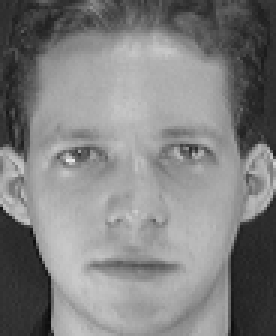
#> input picture ATT dataset/s1/1.pgm, 92 x 112 px (shown 3 times larger); its folder holds 4 pictures in this run
$ jupyter execute --allow-errors increaseradiuslbp.ipynb
#> lines starting #> are read from the running program, lines starting #| are printed output that depends on the picture
[cell 1]
from google.colab import drive
drive.mount('/content/drive', force_remount=True)

[cell 2]
import os
# os.chdir('./drive/MyDrive/project')
print(os.getcwd())  # Print the current working directory
print(os.listdir()) # Print the contents of the current working directory

[cell 3]
'''
https://www.kaggle.com/grfiv4/plot-a-confusion-matrix
'''

# [118 lines left out: functions plot_confusion_matrix, prediction_evaluation, not called in this run]

#Face Detection

[cell 4]
import os
import cv2
import matplotlib.pyplot as plt
import numpy as np
import random
import matplotlib.pyplot as plt
from sklearn.neural_network import MLPClassifier
from sklearn.metrics import roc_curve , det_curve
from glob import glob
from google.colab.patches import cv2_imshow
from skimage.feature import local_binary_pattern
from sklearn.preprocessing import normalize
from sklearn.svm import SVC
from sklearn.metrics import classification_report, accuracy_score, confusion_matrix, ConfusionMatrixDisplay
from sklearn.model_selection import GridSearchCV

[cell 5]
# Pick for face detection
# face_cascade = cv2.CascadeClassifier('lbpcascade_frontalface.xml')
face_cascade = cv2.CascadeClassifier('haarcascade_frontalface_default.xml')

train_path = './drive/MyDrive/encm509/project/ATT dataset'
test_path = './drive/MyDrive/encm509/project/ATT dataset'

#Custom Load Function to load datasets

[cell 6]
def load_images(root_dir, tag):
  size=128 # image size fixed to 128x128
  use_face_detection=False # dont use face detection for this data
  folders = glob(root_dir + '/*')
  # parameter for LBP feature extraction
  radius = 6
  n_points = 10
  # bins for Histogram of LBP
  num_bins = 1024
  # Arrays to return: images and corresponding labels
  images = []
  labels = []
  # For each folder in the Test/Train folder
  for folder in folders:
    label = int(os.path.basename(folder)[1:]) # "s#" = label number
    paths = glob(folder + '/*')
    # [4 lines of commented-out code are left out]
    if tag == "train":
      paths = np.random.choice(paths, size=7, replace=False) # Randomly pick 7 images for training
    elif tag == "test":
      paths = np.random.choice(paths, size=3, replace=False) # Randomly pick 3 images for testing
    # fig, axs = plt.subplots(nrows=1, ncols=len(paths), figsize=(15, 8))
    # For each file/image in s# folder
    for i, path in enumerate(paths):
      img = cv2.imread(path, cv2.IMREAD_GRAYSCALE) # read img as grayscale
      if use_face_detection: # Not needed for ATT dataset as its already cropped to the face
        faces = face_cascade.detectMultiScale(img, scaleFactor=1.01, minNeighbors=5)
        for (x, y, w, h) in faces:
          face_img = img[y:y+h, x:x+w] # crop the detected face
          face_img = cv2.resize(face_img, (size, size))
          face_img = cv2.equalizeHist(face_img)
          face_img = cv2.GaussianBlur(face_img, (3,3), 0)
          face_img = (face_img - np.min(face_img)) / (np.max(face_img) - np.min(face_img))
          lbp = local_binary_pattern(face_img, n_points, radius)
          hist, _ = np.histogram(lbp.ravel(), bins=num_bins, range=(0, num_bins))
          # hist = normalize(hist.reshape(1, -1), norm='l2')
          images.append(hist.flatten())
          labels.append(label)
          # axs[i].imshow(cv2.cvtColor(face_img, cv2.COLOR_BGR2RGB)) **FOR PLOTTING**
          # axs[i].axis('off')
      else: # if not using face detection then just apply pre-procesing to img
        # img = cv2.resize(img ,(1 , len(img)*len(img [0])))
        # img = np.float32(np.array(img)/255.0)
        img = cv2.resize(img, (size, size)) # resize to 128 x 128
        img = cv2.equalizeHist(img) # histogram equalization
        img = cv2.GaussianBlur(img, (3,3), 0) # Gaussian filter
        img = (img - np.min(img)) / (np.max(img) - np.min(img)) # min-max normalization
        lbp = local_binary_pattern(img, n_points, radius) # LBP feature extraction
        hist, _ = np.histogram(lbp.ravel(), bins=num_bins, range=(0, num_bins))
        # hist = normalize(hist.reshape(1, -1), norm='l2')
        # hist = hist.astype("float")
        # hist /= (hist.sum() + 1e-7)
        images.append(hist)
        labels.append(int(label)-1)
        # axs[i].imshow(cv2.cvtColor(img, cv2.COLOR_BGR2RGB)) **FOR PLOTTING**
        # axs[i].axis('off')
  # plt.show()
  return np.array(images), np.array(labels)

# Exploring preprocessing methodology visually

[cell 7]
face_cascade = cv2. CascadeClassifier ('haarcascade_frontalface_default.xml')
paths = glob('ATT dataset/Train/s1/*')

# fig, axs = plt.subplots(nrows=1, ncols=len(paths), figsize=(15, 8))
fig, axs = plt.subplots(nrows=len(paths), ncols=1, figsize=(15, 8))

for i, path in enumerate(paths):
    img = cv2.imread(path, cv2.IMREAD_GRAYSCALE)
#> img is the input picture: shape (112, 92); min 11, max 234, mean 128.3
    faces = face_cascade.detectMultiScale(img, scaleFactor=1.01, minNeighbors=6)
#> faces = [[5, 24, 80, 80]]

    for (x, y, w, h) in faces:
        face_img = img[y:y+h, x:x+w] # crop the detected face
        face_img = cv2.resize(face_img, (128, 128)) # resize to 128x128
        face_img = cv2.equalizeHist(face_img) # histogram equalization
        face_img = cv2.GaussianBlur(face_img, (3,3), 0) # Gaussian filter
        face_img = np.float32(face_img)/255.0 # normalize to 0-1
        face_img = np.reshape(face_img, (1, -1)) # reshape to 1D vector

        axs[i].imshow(cv2.cvtColor(face_img.reshape((128,128)), cv2.COLOR_BGR2RGB))
        axs[i].axis('off')
#> this loop made 1 pass
#> pass 1, `face_img = img[y:y+h, x:x+w]`:
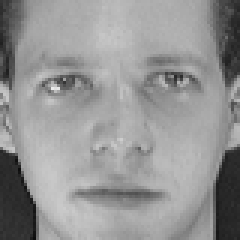
#> face_img: shape (80, 80) (shown 3 times larger); min 12, max 234, mean 148.1
#> pass 1, `face_img = cv2.equalizeHist(face_img)`:
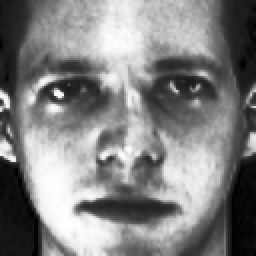
#> face_img: shape (128, 128) (shown 2 times larger); min 0, max 255, mean 129.2
#> pass 2 of the loop `for i, path in enumerate(paths):`:
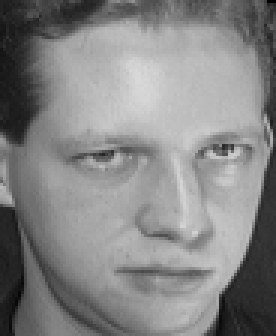
#> input picture ATT dataset/s1/10.pgm, 92 x 112 px (shown 3 times larger)
#> img is the input picture: shape (112, 92); min 1, max 217, mean 132.8
#> faces = [[14, 26, 76, 76]]
#> the loop `for (x, y, w, h) in faces:` made 1 pass
#> pass 1, `face_img = img[y:y+h, x:x+w]`:
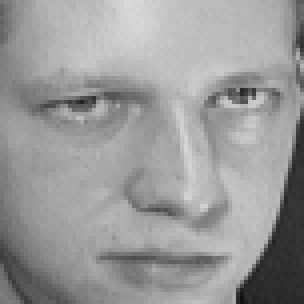
#> face_img: shape (76, 76) (shown 4 times larger); min 15, max 217, mean 153.9
#> pass 1, `face_img = cv2.equalizeHist(face_img)`:
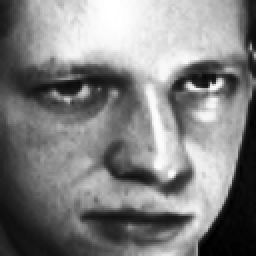
#> face_img: shape (128, 128) (shown 2 times larger); min 0, max 255, mean 128.8
#> pass 3 of the loop `for i, path in enumerate(paths):`:
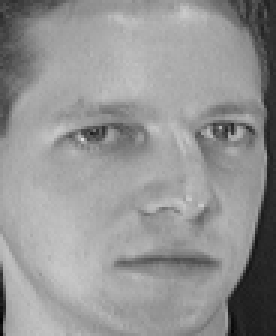
#> input picture ATT dataset/s1/2.pgm, 92 x 112 px (shown 3 times larger)
#> img is the input picture: shape (112, 92); min 2, max 223, mean 148
#> faces = [[6, 16, 85, 85]]
#> the loop `for (x, y, w, h) in faces:` made 1 pass
#> pass 1, `face_img = img[y:y+h, x:x+w]`:
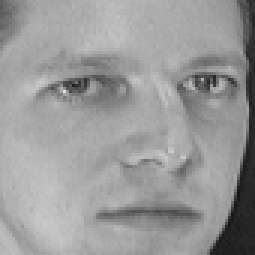
#> face_img: shape (85, 85) (shown 3 times larger); min 22, max 223, mean 153.5
#> pass 1, `face_img = cv2.equalizeHist(face_img)`:
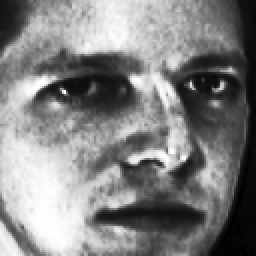
#> face_img: shape (128, 128) (shown 2 times larger); min 0, max 255, mean 129.5
#> the loop made 4 passes; the first 3 are shown

plt.show()
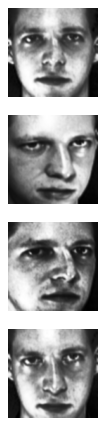
#> figure drawn by matplotlib, 4 panels

#Load data

#> (a cell that did not finish here is left out)
